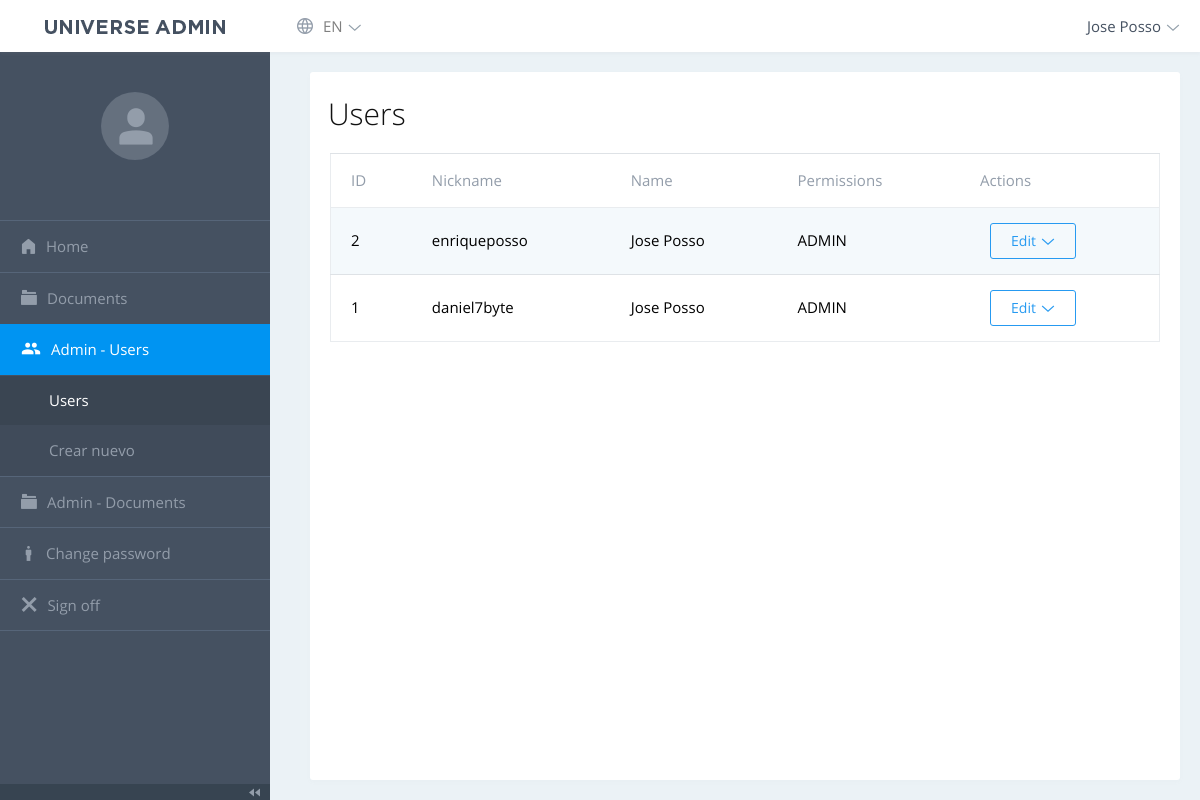
The app's page /php/dashboard/users.php (signed in), older data.
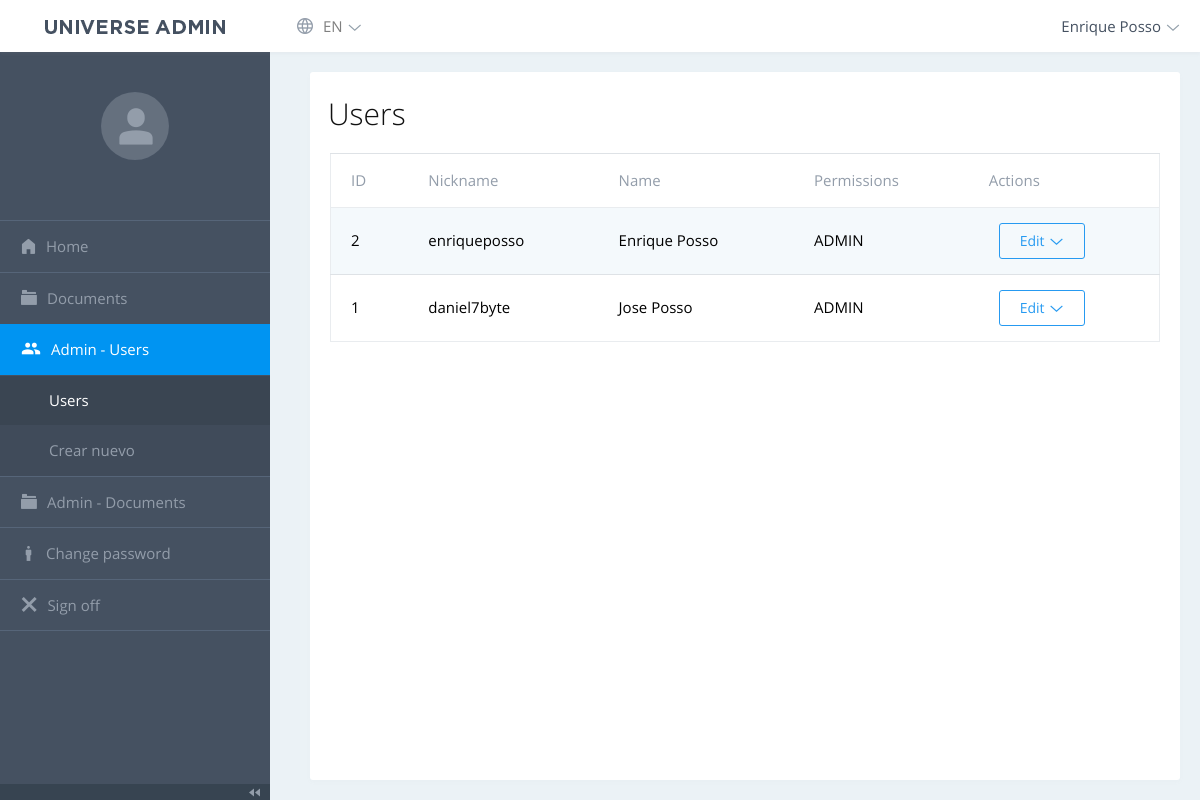
The same page, newer data.
### tables this page shows
CREATE TABLE IF NOT EXISTS `users` (
  `id` int(11) NOT NULL AUTO_INCREMENT,
  `nick` varchar(50) NOT NULL,
  `password` text NOT NULL,
  `full_name` varchar(50) NOT NULL,
  `role` enum('ADMIN','USER','EDITOR') NOT NULL,
  PRIMARY KEY (`id`),
  UNIQUE KEY `nick` (`nick`)
);

### php/dashboard/users.php (the view, shortened to what this page needs)
<!DOCTYPE html>
<html lang="es">
<head>
<link rel="stylesheet" href="vendor/datatables/datatables.min.css">
    <link rel="stylesheet" href="fonts/open-sans/style.min.css">
<link rel="stylesheet" href="fonts/universe-admin/style.css">
<link rel="stylesheet" href="fonts/mdi/css/materialdesignicons.min.css">
<link rel="stylesheet" href="fonts/iconfont/style.css">
<link rel="stylesheet" href="vendor/flatpickr/flatpickr.min.css">
<link rel="stylesheet" href="vendor/simplebar/simplebar.css">
<link rel="stylesheet" href="vendor/tagify/tagify.css">
<link rel="stylesheet" href="vendor/tippyjs/tippy.css">
<link rel="stylesheet" href="vendor/select2/css/select2.min.css">
<link rel="stylesheet" href="vendor/bootstrap/css/bootstrap.min.css">
<link rel="stylesheet" href="css/style.min.css" id="stylesheet">
</head>
<body class="js-loading ">
  <div class="navbar navbar-light navbar-expand-lg">
    <?php include("navbar.php"); ?>
  </div>
  <div class="page-wrap">
    <div class="sidebar">
      <?php include("menu.php"); ?>
    </div>
    <div class="page-content">
      <div class="container-fluid container-fh l-2column">
        <div class="m-content">
          <div class="page-content__header">
            <div>
              <h2 class="page-content__header-heading"><?=USERS?></h2>
            </div>
          </div>
          <div class="m-datatable">
            <table id="datatable" class="table table-striped">
              <thead>
              <tr>
                <th>ID</th>
                <th><?=Nick?></th>
                <th><?=Name?></th>
                <th><?=Permissions?></th>
                <th><?=Actions?></th>
              </tr>
              </thead>
              <tbody>
                <?php
                  require_once("config/connection.php");
                  $query = $mysql->prepare("SELECT * FROM users ORDER BY id DESC");
                  $query->execute();
                  $result = $query->fetchAll();
                  foreach ($result as $row):
                ?>
                <tr>
                  <td><?=$row['id']?></td>
                  <td><?=$row['nick']?></td>
                  <td><?=$row['full_name']?></td>
                  <td><?=$row['role']?></td>
                  <td>
                    <div class="dropdown card-widget-d__dropdown">
                      <button class="btn btn-outline-info dropdown-toggle card-widget-d__control" type="button" data-toggle="dropdown">
                        <?=Edit?>
                      </button>
                    </div>
                  </td>
                </tr>
                <?php endforeach; ?>
              </tbody>
            </table>
          </div>
        </div>
      </div>
    </div>
  </div>
</body>
</html>

### php/dashboard/navbar.php (shortened to what this page needs)
<span class="navbar-brand">
  <a href="/"><img src="img/logo.png" alt="" class="navbar-brand__logo"></a>
</span>
<div class="collapse navbar-collapse" id="navbar-collapse">
  <div class="navbar__menu">
    <ul class="navbar-nav">
      <li class="nav-item dropdown navbar__menu-item">
        <a class="nav-link dropdown-toggle" href="#" data-toggle="dropdown" aria-expanded="false">
          <span class="iconfont-globe dropdown-item__icon"></span> <?=LANG?>
        </a>
      </li>
    </ul>
  </div>
  <div class="dropdown navbar-dropdown">
    <a class="dropdown-toggle navbar-dropdown-toggle navbar-dropdown-toggle__user" data-toggle="dropdown" href="#">
      <span class="navbar-dropdown__user-name"><?=$_SESSION['full_name']?></span>
    </a>
  </div>
</div>

Row changes from the older to the newer data that the page shows:
changed users "enriqueposso": full_name "Jose Posso" → "Enrique Posso"
Text that changed along with them:
$_SESSION['full_name']: "Jose Posso" → "Enrique Posso"
